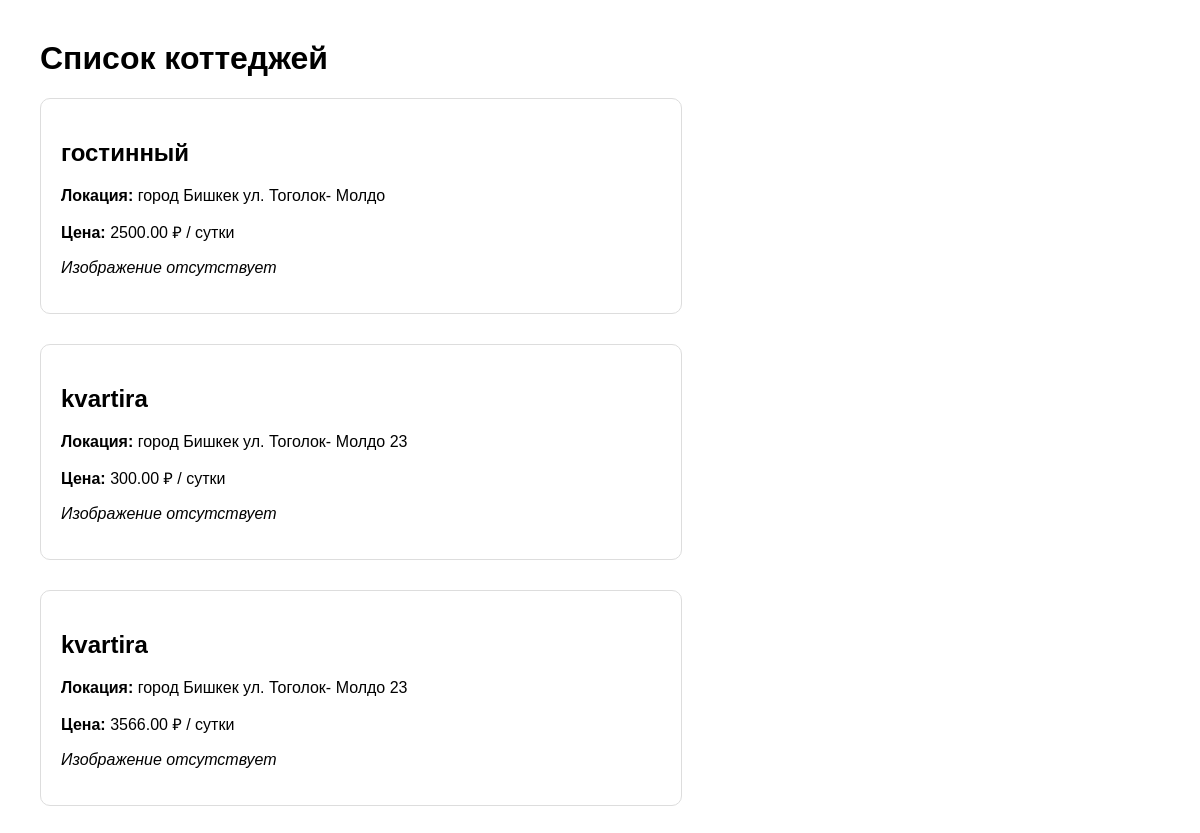
The app's page /, older data.
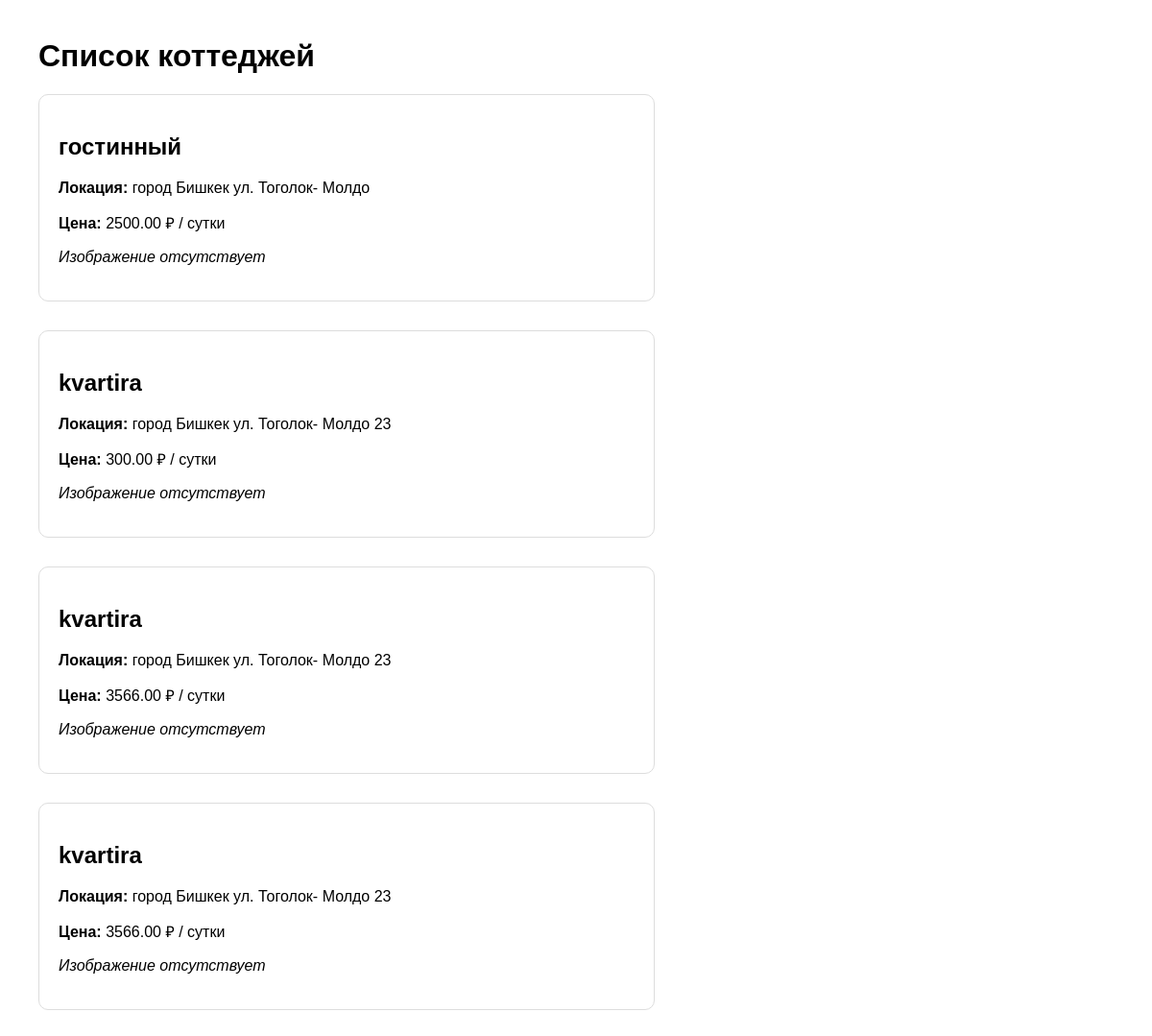
The same page, newer data.
### houses/models.py (models this page shows, shortened)
class House(models.Model):
    title = models.CharField(max_length=200)
    location = models.CharField(max_length=100)
    description = models.TextField()
    price_per_day = models.DecimalField(max_digits=10, decimal_places=2)
    beds = models.PositiveIntegerField()
    features = models.ManyToManyField(Feature, blank=True)

### houses/views.py (the view)
# urls.py: path('', views.house_list, name='house_list'),
def house_list(request):
    houses = House.objects.all()
    return render(request, 'houses/house_list.html', {'houses': houses})

### houses/templates/houses/house_list.html (shortened to what this page needs)
<!DOCTYPE html>
<html lang="ru">
<head>
</head>
<body>
    <h1>Список коттеджей</h1>
    {% for house in houses %}
        <div class="house">
            <h2>{{ house.title }}</h2>
            <p><strong>Локация:</strong> {{ house.location }}</p>
            <p><strong>Цена:</strong> {{ house.price_per_day }} ₽ / сутки</p>
            {% if house.image %}
                <img src="{{ house.image.url }}" alt="{{ house.title }}">
            {% else %}
                <p><em>Изображение отсутствует</em></p>
            {% endif %}
        </div>
    {% endfor %}
</body>
</html>

Row changes from the older to the newer data that the page shows:
added House: title "kvartira", location "город Бишкек ул. Тоголок- Молдо 23", price_per_day "3566.00"
